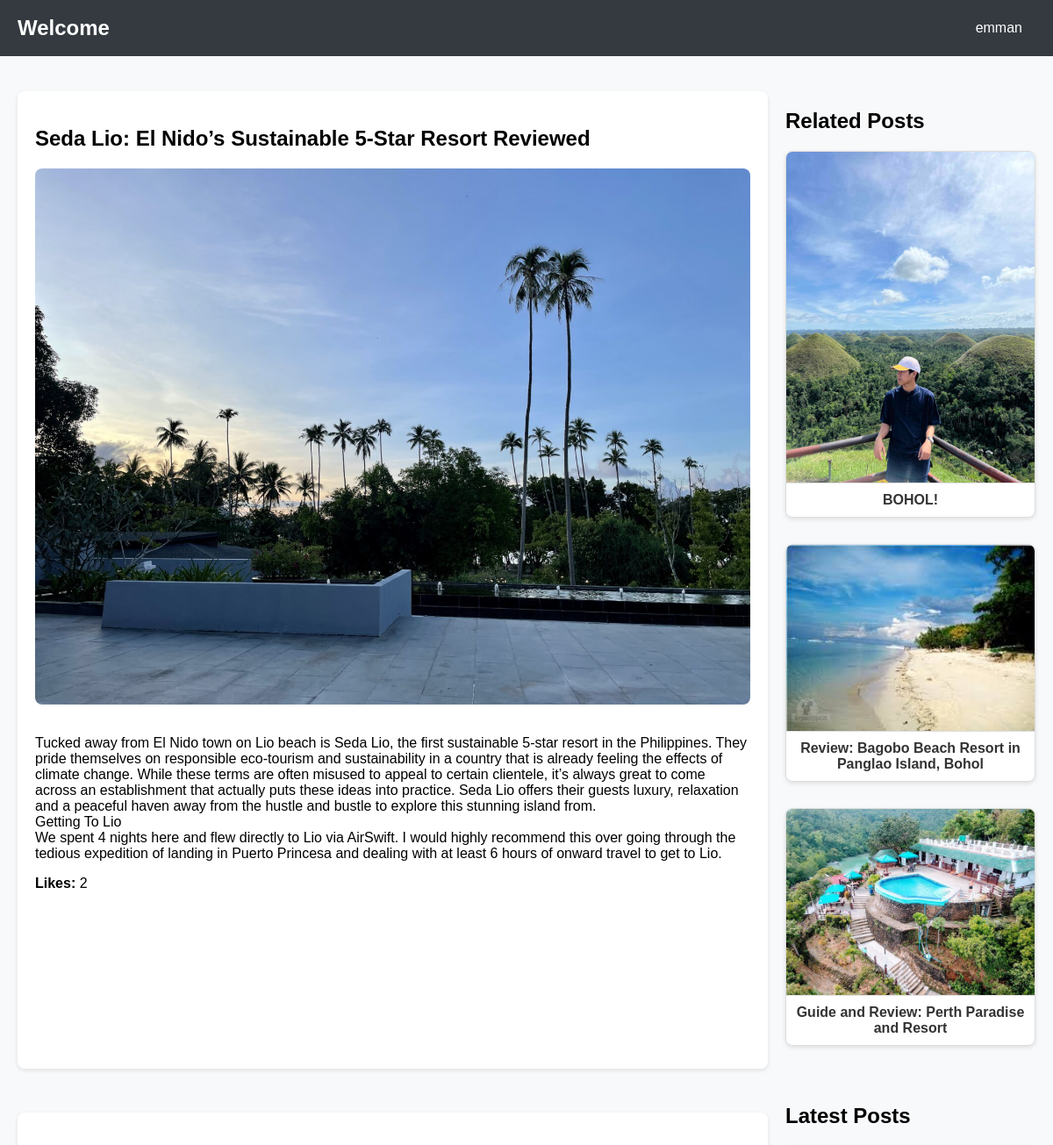
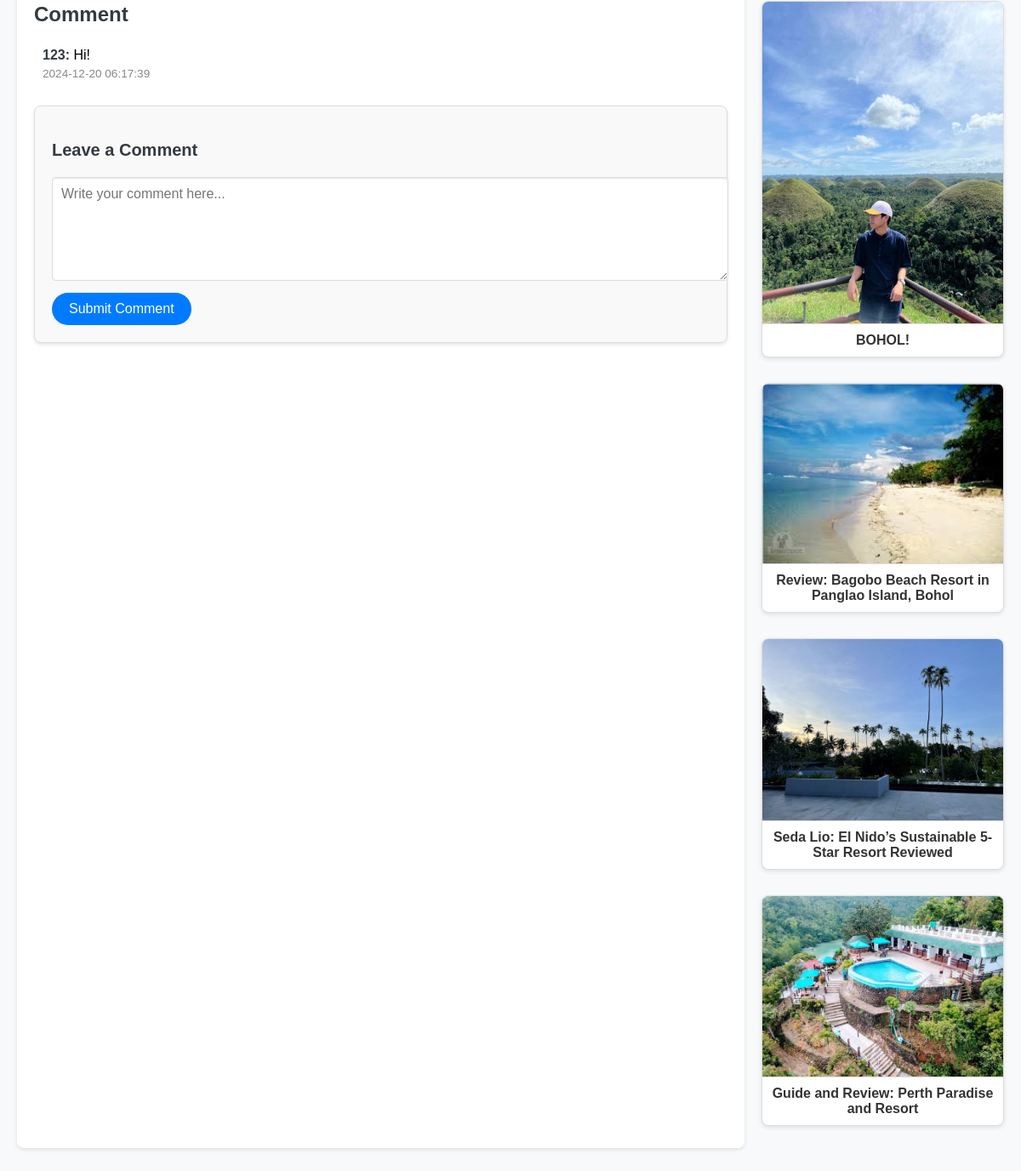
Screenshot of /post.php?id=16 (signed in) with the database file from the repository (2 pictures, top to bottom).
### tables this page shows
CREATE TABLE `users` (
  `id` int(11) NOT NULL,
  `username` varchar(50) NOT NULL,
  `password` varchar(255) NOT NULL,
  `role` enum('admin','user') DEFAULT 'user',
  `registration_date` timestamp NOT NULL DEFAULT current_timestamp()
);

CREATE TABLE `posts` (
  `id` int(11) NOT NULL,
  `title` varchar(255) NOT NULL,
  `content` text NOT NULL,
  `category` enum('optimization','troubleshooting') NOT NULL,
  `image_path` varchar(255) DEFAULT NULL,
  `likes_count` int(11) DEFAULT 0,
  `created_at` timestamp NOT NULL DEFAULT current_timestamp(),
  `category_id` int(11) DEFAULT NULL,
  `related_to` int(11) DEFAULT NULL
);

CREATE TABLE `comments` (
  `id` int(11) NOT NULL,
  `post_id` int(11) NOT NULL,
  `user_id` int(11) NOT NULL,
  `content` text NOT NULL,
  `created_at` timestamp NOT NULL DEFAULT current_timestamp()
);

### post.php (the view, shortened to what this page needs)
<?php
$host = 'sql203.infinityfree.com';
$dbname = 'if0_37727017_blogdb';
$username = 'if0_37727017';
$password = '8KmXpV9wEy6';
try {
    $pdo = new PDO("mysql:host=$host;dbname=$dbname;charset=utf8mb4", $username, $password);
    $pdo->setAttribute(PDO::ATTR_ERRMODE, PDO::ERRMODE_EXCEPTION);
} catch (PDOException $e) {
    die("Database connection failed: " . $e->getMessage());
}
$user_display_name = '';
if (isset($_SESSION['user_id'])) {
    $stmt = $pdo->prepare("SELECT username FROM users WHERE id = :user_id");
    $stmt->bindParam(':user_id', $_SESSION['user_id'], PDO::PARAM_INT);
    $stmt->execute();
    $user = $stmt->fetch(PDO::FETCH_ASSOC);
    if ($user) {
        $user_display_name = $user['username'];
    }
}
$post_id = filter_input(INPUT_GET, 'id', FILTER_VALIDATE_INT);
try {
    $stmt = $pdo->prepare(
        "SELECT p.id, p.title, p.content, p.category, p.image_path, COUNT(l.id) AS likes_count, p.created_at
        FROM Posts p
        LEFT JOIN Likes l ON p.id = l.post_id
        WHERE p.id = :post_id
        GROUP BY p.id"
    );
    $stmt->execute([':post_id' => $post_id]);
    $post = $stmt->fetch(PDO::FETCH_ASSOC);
    $stmt_related = $pdo->prepare(
        "SELECT id, title, category, image_path, created_at
        FROM Posts
        WHERE category = :category AND id != :post_id
        ORDER BY created_at DESC LIMIT 5"
    );
    $stmt_related->execute([
        ':category' => $post['category'],
        ':post_id' => $post_id,
    ]);
    $related_posts = $stmt_related->fetchAll(PDO::FETCH_ASSOC);
    $stmt_latest = $pdo->query(
        "SELECT id, title, category, image_path, created_at
        FROM Posts
        ORDER BY created_at DESC LIMIT 5"
    );
    $latest_posts = $stmt_latest->fetchAll(PDO::FETCH_ASSOC);
    $stmt_comments = $pdo->prepare(
        "SELECT c.id, c.content, c.created_at, u.username
        FROM comments c
        JOIN Users u ON c.user_id = u.id
        WHERE c.post_id = :post_id
        ORDER BY c.created_at DESC"
    );
    $stmt_comments->execute([':post_id' => $post_id]);
    $comments = $stmt_comments->fetchAll(PDO::FETCH_ASSOC);
} catch (PDOException $e) {
    error_log("Error fetching post data: " . $e->getMessage());
    header("Location: error.php?message=Unable to fetch post data.");
    exit;
}
?>
<!DOCTYPE html>
<html lang="en">
<head>
    <link rel="stylesheet" href="/jegrandia/post.css?v=<?= time(); ?>">
</head>
<body>
    <header>
        <h1>Welcome</h1>
        <nav>
            <?php if (!empty($user_display_name)): ?>
                <div class="dropdown">
                    <button><?= htmlspecialchars($user_display_name) ?></button>
                </div>
            <?php else: ?>
                <a href="login.php">Login</a>
                <a href="register.php">Register</a>
            <?php endif; ?>
        </nav>
    </header>
    <main>
        <article>
            <h1><?= htmlspecialchars($post['title']) ?></h1>
            <img src="<?= htmlspecialchars($post['image_path'] ?: 'default-image.jpg') ?>" alt="Post Image">
            <p><?= nl2br(htmlspecialchars($post['content'])) ?></p>
            <p><strong>Likes:</strong> <?= htmlspecialchars($post['likes_count']) ?></p>
        </article>
        <section class="related-posts">
            <h2>Related Posts</h2>
            <ul class="post-list">
                <?php foreach ($related_posts as $related): ?>
                    <li>
                        <a href="post.php?id=<?= $related['id'] ?>">
                            <img src="<?= htmlspecialchars($related['image_path'] ?: 'default-image.jpg') ?>" alt="Post Image">
                            <span><?= htmlspecialchars($related['title']) ?></span>
                        </a>
                    </li>
                <?php endforeach; ?>
            </ul>
        </section>
        <section class="comments">
            <h2>Comment</h2>
            <ul id="comments-list">
                <?php foreach ($comments as $comment): ?>
                    <li>
                        <strong><?= htmlspecialchars($comment['username']) ?>:</strong>
                        <?= htmlspecialchars($comment['content']) ?>
                        <small><?= htmlspecialchars($comment['created_at']) ?></small>
                    </li>
                <?php endforeach; ?>
            </ul>
            <?php if (isset($_SESSION['user_id'])): ?>
                <section class="comment-box">
                    <h3>Leave a Comment</h3>
                    <form method="POST">
                        <textarea name="comment" placeholder="Write your comment here..." required></textarea>
                        <button type="submit">Submit Comment</button>
                    </form>
                </section>
            <?php else: ?>
                <p>You must <a href="login.php">log in</a> to comment.</p>
            <?php endif; ?>
        </section>
        <section class="latest-posts">
            <h2>Latest Posts</h2>
            <ul class="post-list">
                <?php foreach ($latest_posts as $latest): ?>
                    <li>
                        <a href="post.php?id=<?= $latest['id'] ?>">
                            <img src="<?= htmlspecialchars($latest['image_path'] ?: 'default-image.jpg') ?>" alt="Post Image">
                            <span><?= htmlspecialchars($latest['title']) ?></span>
                        </a>
                    </li>
                <?php endforeach; ?>
            </ul>
        </section>
    </main>
</body>
</html>

### post.css (style rules this page uses)
body { font-family: Arial, sans-serif; margin: 0; padding: 0; background-color: #f8f9fa; }
header { background-color: #343a40; color: #fff; padding: 15px 20px; display: flex; justify-content: space-between; align-items: center; }
header h1 { margin: 0; font-size: 24px; font-weight: bold; }
header nav { display: flex; gap: 20px; }
.dropdown { position: relative; display: inline-block; }
.dropdown button { background: none; color: #fff; border: none; cursor: pointer; font-size: 16px; padding: 8px 15px; border-radius: 20px; transition: background-color 0.3s; }
main { max-width: 1200px; margin: 20px auto; padding: 20px; display: grid; grid-template-columns: 3fr 1fr; gap: 20px; }
article { background: white; padding: 20px; border-radius: 8px; box-shadow: 0 2px 5px rgba(0, 0, 0, 0.1); }
article img { max-width: 100%; border-radius: 8px; margin-bottom: 15px; }
section ul { list-style: none; padding: 0; }
section ul li { margin-bottom: 10px; }
section ul li a { text-decoration: none; color: #333; }
.post-list { list-style: none; padding: 0; display: grid; grid-template-columns: repeat(auto-fit, minmax(200px, 1fr)); gap: 20px; }
.post-list li { background: white; border: 1px solid #ddd; border-radius: 8px; overflow: hidden; box-shadow: 0 2px 5px rgba(0, 0, 0, 0.1); transition: transform 0.2s, box-shadow 0.2s; }
.post-list li a { text-decoration: none; color: #333; display: flex; flex-direction: column; align-items: center; }
.post-list li img { width: 100%; height: auto; border-bottom: 1px solid #ddd; }
.post-list li span { padding: 10px; text-align: center; font-weight: bold; }
.comments { margin-top: 30px; background: white; padding: 20px; border-radius: 8px; box-shadow: 0 2px 5px rgba(0, 0, 0, 0.1); }
.comments h2 { margin-bottom: 15px; font-size: 1.5em; color: #343a40; }
.comments ul { list-style: none; padding: 0; margin: 0; }
.comments ul li { padding: 10px; margin-bottom: 10px; border-bottom: 1px solid #ddd; }
.comments ul li:last-child { border-bottom: none; }
.comments ul li strong { color: #343a40; font-weight: bold; }
.comments ul li small { display: block; color: #888; font-size: 0.85em; margin-top: 5px; }
.comments form { margin-top: 20px; }
.comments form textarea { width: 100%; padding: 10px; border: 1px solid #ddd; border-radius: 4px; font-size: 1em; resize: vertical; }
.comments form button { margin-top: 10px; padding: 10px 20px; background: #007bff; color: white; border: none; border-radius: 20px; cursor: pointer; font-size: 1em; transition: background 0.3s; }
.comment-box { margin-top: 20px; padding: 20px; background: #f9f9f9; border: 1px solid #ddd; border-radius: 8px; box-shadow: 0 2px 4px rgba(0, 0, 0, 0.1); }
.comment-box h3 { font-size: 1.25em; color: #343a40; margin-bottom: 15px; }
.comment-box textarea { width: 100%; height: 100px; padding: 10px; border: 1px solid #ddd; border-radius: 4px; font-size: 1em; font-family: Arial, sans-serif; resize: vertical; box-shadow: inset 0 1px 2px rgba(0, 0, 0, 0.1); }
.comment-box button { margin-top: 10px; padding: 10px 20px; background: #343a40; color: white; border: none; border-radius: 4px; font-size: 1em; cursor: pointer; transition: background 0.3s; }

### rows the page displays
users: username "emman"
posts: title "Seda Lio: El Nido’s Sustainable 5-Star Resort Reviewed", image_path (picture), content "Tucked away from El Nido town on Lio beach is Seda Lio, the first sustainable 5-star resort in the Philippines. They pride themselves on responsible eco-tourism and sustainability in a country that is already feeling the effects of climate change. While these terms are often misused to appeal to certain clientele, it’s always great to come across an establishment that actually puts these ideas into practice. Seda Lio offers their guests luxury, relaxation and a peaceful haven away from the hustle and bustle to explore this stunning island from. Getting To Lio We spent 4 nights here and flew directly to Lio via AirSwift. I would highly recommend this over going through the tedious expedition…"
posts: image_path (picture), title "BOHOL!"
posts: image_path (picture), title "Review: Bagobo Beach Resort in Panglao Island, Bohol"
posts: image_path (picture), title "Guide and Review: Perth Paradise and Resort"
comments: user.username "123", content "Hi!", created_at "2024-12-20 06:17:39"

### other values shown
$post['likes_count'] "2"
